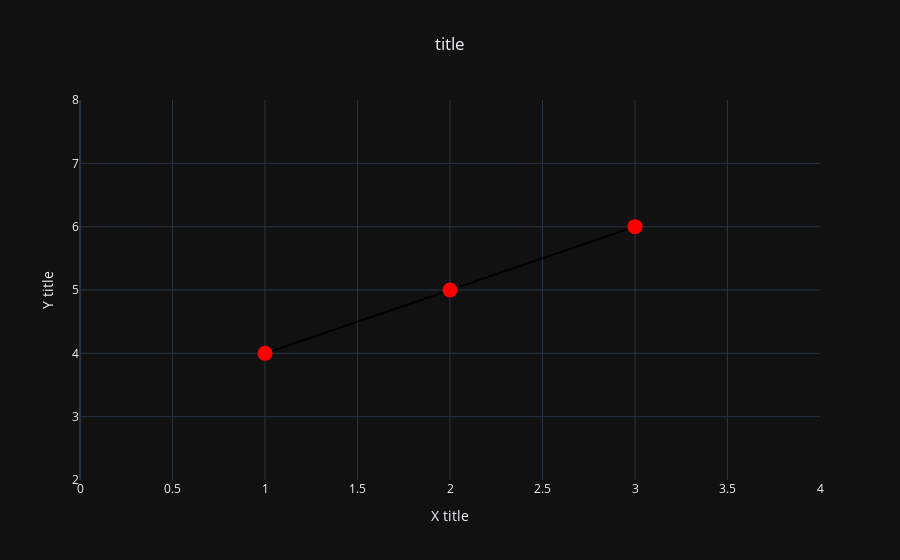

Notebook cell for this chart:
### Code cell
#辞書型じゃないレイアウトの書き方
graph_layout = go.Layout(
    title_text = 'title',
    title_x = 0.5, 
    xaxis_title_text = 'X title',
    yaxis_title_text = 'Y title',
    xaxis_range = [0,4],
    yaxis_range = [2,8]
)
fig = go.Figure(data=graph_trace, layout=graph_layout)
fig.show()

### Figure 1 — Plotly figure (JSON) as saved in the notebook; plotly's stock layout.template omitted (floating-point values rounded to 4 significant figures)
{"data": [{"line": {"color": "black"}, "marker": {"color": "red", "size": 15}, "mode": "lines+markers", "type": "scatter", "x": [1, 2, 3], "y": [4, 5, 6]}], "layout": {"title": {"text": "title", "x": 0.5}, "xaxis": {"range": [0, 4], "title": {"text": "X title"}}, "yaxis": {"range": [2, 8], "title": {"text": "Y title"}}}}
